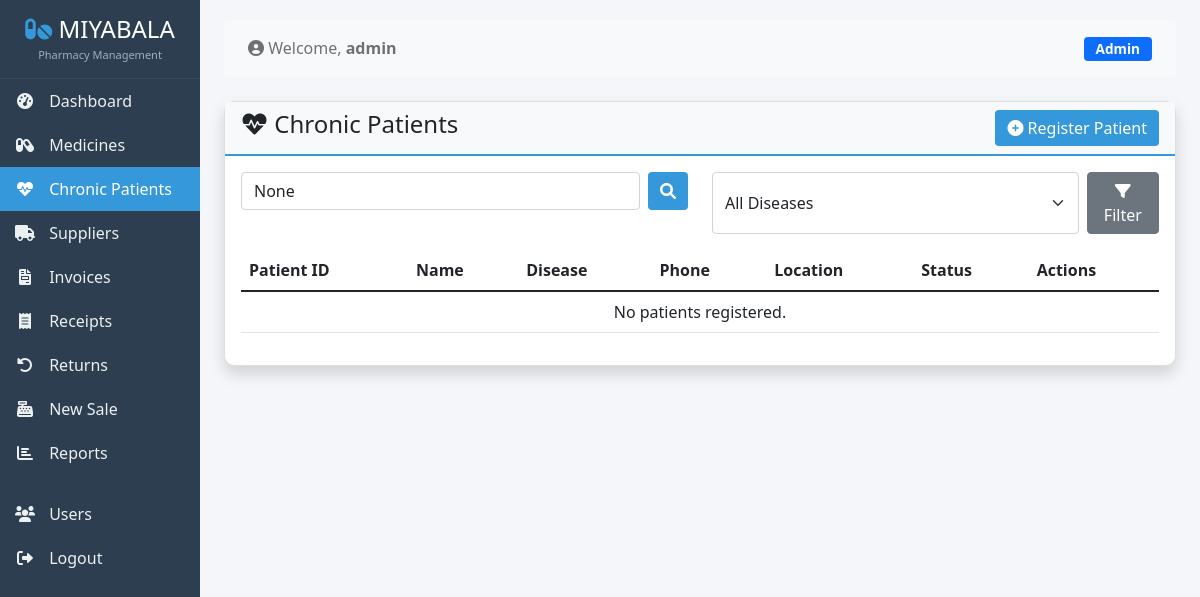
Page /patients/ (signed in) on the earlier database version.
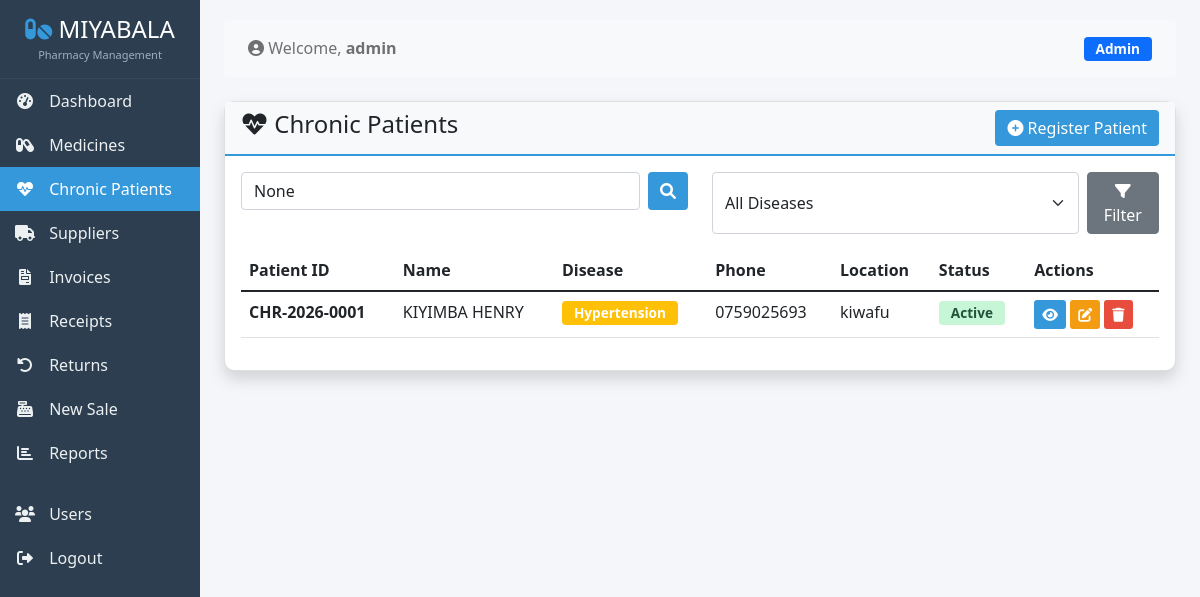
Same page on the later database version.
### stock/models.py (models this page shows, shortened)
class ChronicPatient(models.Model):
    DISEASE_CHOICES = [
        ('HIV', 'HIV/AIDS'),
        ('HYPERTENSION', 'Hypertension'),
        ('DM', 'Diabetes Mellitus'),
        ('NEURO', 'Neuro Care'),
        ('ULCERS', 'Ulcers'),
        ('ASTHMA', 'Asthma'),
        ('CANCER', 'Cancer'),
        ('KIDNEY', 'Kidney Disease'),
        ('HEART', 'Heart Disease'),
        ('OTHER', 'Other'),
    ]
    patient_id = models.CharField(max_length=50, unique=True, blank=True)
    first_name = models.CharField(max_length=100)
    last_name = models.CharField(max_length=100)
    date_of_birth = models.DateField(null=True, blank=True)
    gender = models.CharField(max_length=10, choices=[('M', 'Male'), ('F', 'Female'), ('O', 'Other')], blank=True)
    phone = models.CharField(max_length=20, blank=True)
    alternate_phone = models.CharField(max_length=20, blank=True)
    email = models.EmailField(blank=True, null=True)
    location = models.TextField(blank=True)
    village = models.CharField(max_length=100, blank=True)
    district = models.CharField(max_length=100, blank=True)
    disease_type = models.CharField(max_length=20, choices=DISEASE_CHOICES)
    other_disease = models.CharField(max_length=100, blank=True, help_text="Specify if disease is 'Other'")
    diagnosis_date = models.DateField(null=True, blank=True)
    medications = models.TextField(blank=True, help_text="List of medications the patient is taking")
    dosage = models.TextField(blank=True, help_text="Dosage information for each medication")
    next_appointment = models.DateField(null=True, blank=True)
    is_active = models.BooleanField(default=True)
    created_at = models.DateTimeField(auto_now_add=True)
    updated_at = models.DateTimeField(auto_now=True)
    created_by = models.ForeignKey(User, on_delete=models.SET_NULL, null=True, related_name='patients_created')
    class Meta:
        ordering = ['-created_at']
        indexes = [
            models.Index(fields=['patient_id']),
            models.Index(fields=['first_name', 'last_name']),
            models.Index(fields=['disease_type']),
        ]

### stock/views.py (the view, shortened to what this page needs)
# urls.py: path('patients/', views.patient_list, name='patient_list'),
@login_required
def patient_list(request):
    patients = ChronicPatient.objects.all().select_related('created_by')
    search_query = request.GET.get('search')
    disease_filter = request.GET.get('disease')
    if disease_filter:
        patients = patients.filter(disease_type=disease_filter)
    context = {
        'patients': patients,
        'search_query': search_query,
        'disease_filter': disease_filter,
        'disease_choices': ChronicPatient.DISEASE_CHOICES,
    }
    return render(request, 'stock/patient_list.html', context)

### stock/templates/stock/patient_list.html (shortened to what the changed rows need)
{% extends 'stock/base.html' %}
{% load static %}
{% block content %}
<div class="row">
    <div class="col-12">
        <div class="card shadow">
            <div class="card-body">
                <div class="table-responsive">
                    <table class="table table-hover">
                        <thead>
                            <tr>
                                <th>Patient ID</th>
                                <th>Name</th>
                                <th>Disease</th>
                                <th>Phone</th>
                                <th>Location</th>
                                <th>Status</th>
                                <th>Actions</th>
                            </tr>
                        </thead>
                        <tbody>
                            {% for patient in patients %}
                            <tr>
                                <td><strong>{{ patient.patient_id }}</strong></td>
                                <td>{{ patient.first_name }} {{ patient.last_name }}</td>
                                <td>
                                    <span class="badge {% if patient.disease_type == 'HIV' %}bg-danger{% elif patient.disease_type == 'HYPERTENSION' %}bg-warning{% elif patient.disease_type == 'DM' %}bg-info{% elif patient.disease_type == 'NEURO' %}bg-primary{% elif patient.disease_type == 'ULCERS' %}bg-success{% else %}bg-secondary{% endif %}">
                                        {{ patient.get_disease_type_display }}
                                    </span>
                                </td>
                                <td>{{ patient.phone|default:'-' }}</td>
                                <td>{{ patient.location|truncatechars:20|default:'-' }}</td>
                                <td>
                                    {% if patient.is_active %}
                                    <span class="badge badge-success">Active</span>
                                    {% else %}
                                    <span class="badge badge-danger">Inactive</span>
                                    {% endif %}
                                </td>
                                <td>
                                    <a href="{% url 'stock:patient_detail' patient.id %}" class="btn btn-sm btn-info">
                                        <i class="fas fa-eye"></i>
                                    </a>
                                    <a href="{% url 'stock:patient_edit' patient.id %}" class="btn btn-sm btn-warning">
                                        <i class="fas fa-edit"></i>
                                    </a>
                                    <button class="btn btn-sm btn-danger" data-bs-toggle="modal"
                                            data-bs-target="#deleteModal{{ patient.id }}">
                                        <i class="fas fa-trash"></i>
                                    </button>
                                </td>
                            </tr>
                            {% empty %}
                            <tr>
                                <td colspan="7" class="text-center">No patients registered.</td>
                            </tr>
                            {% endfor %}
                        </tbody>
                    </table>
                </div>
            </div>
        </div>
    </div>
</div>
{% endblock %}

Differences in the rows shown:
added ChronicPatient: patient_id "CHR-2026-0001", first_name "KIYIMBA", last_name "HENRY", disease_type "Hypertension", phone "0759025693", location "kiwafu", is_active "Active"
Other differences:
text no longer shown: "No patients registered."
